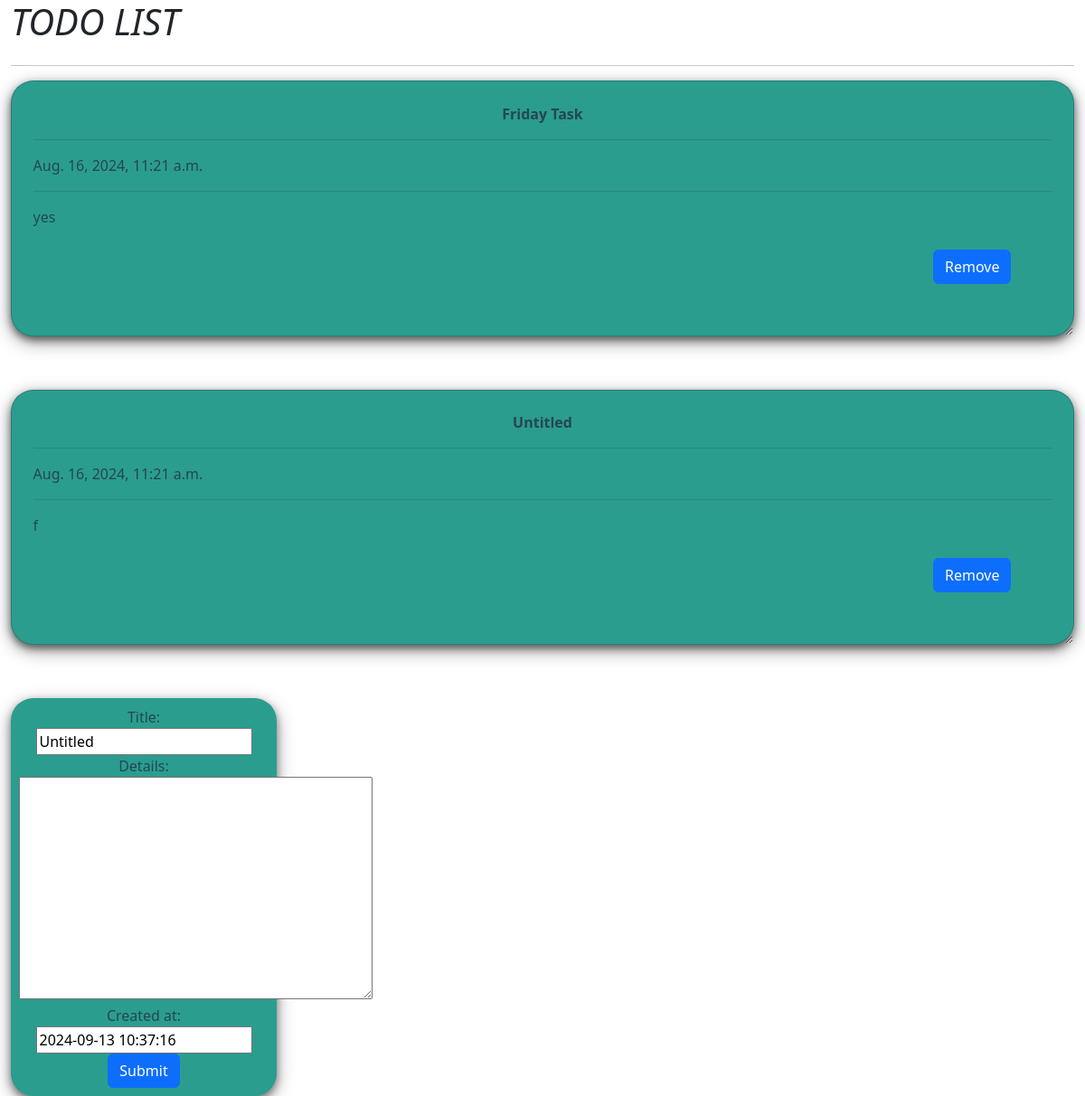
/todo/, run on the app's committed database.
### todo/models.py (models this page shows, shortened)
class Todo(models.Model):
    title = models.CharField(max_length=100, default="Untitled")
    details = models.TextField()
    created_at = models.DateTimeField(default=timezone.now)

### todo/views.py (the view)
# urls.py: path('', index, name="todo"),
def index(request):
    item_list = Todo.objects.order_by('-created_at')
    if request.method == "POST":
        form = TodoForm(request.POST)
        if form.is_valid():
            form.save()
            return redirect('todo')
    form = TodoForm()
    page = {
        'forms' : form,
        'list' : item_list,
        'title' : 'Todo List',
    }
    return render(request, template_name="todo/index.html", context=page)

### todo/forms.py
class TodoForm(forms.ModelForm):
    class Meta:
        model = Todo
        fields = '__all__'

### todo/templates/todo/index.html (shortened to what this page needs)
<!DOCTYPE html>
<html lang="en">
<head>
    <link href="https://cdn.jsdelivr.net/npm/bootstrap@5.3.3/dist/css/bootstrap.min.css" rel="stylesheet">
</head>
<body class="container-fluid">
    <div class="row">
        <h1><i>TODO LIST</i></h1>
    </div><hr>
    {% for i in list %}
    <div class="card">
        <center><b>{{i.title}}</b></center><hr>
        {{i.created_at}}<hr>
        {{i.details}}<br><br>
        <form action="/todo/del/{{i.id}}/" method="post" style="padding-right: 4%; padding-bottom: 3%;">
            <button type="submit" class="btn btn-primary" style="float: right;" value="remove">
                Remove
            </button>
        </form>
    </div>
    {% endfor %}
    <div class="col-md-3">
        <div class="submit_form">
            <form method="post">
                {{forms}}
                <center>
                    <input type="submit" class="btn btn-primary" value="Submit">
                </center>
            </form>
        </div>
    </div>
</body>
</html>

### todo/templates/todo/index.html (style rules this page uses)
.card { box-shadow: 0 4px 8px 0 rgba(0,0,0,0.5), 0 6px 20px 0 rgba(0,0,0,0.39); background: #2a9d8f; color: #264653; margin-bottom : 5%; border-radius: 25px; padding : 2%; overflow: auto; resize: both; text-overflow: ellipsis; }
.submit_form { text-align: center; padding: 3%; background: #2a9d8f; color: #264653; border-radius: 25px; box-shadow: 0 4px 8px 0 rgba(0,0,0,0.4), 0 6px 20px 0 rgba(0,0,0,0.36); }

### data on the page
Todo: title "Friday Task", created_at "Aug. 16, 2024, 11:21 a.m.", details "yes"
Todo: title "Untitled", created_at "Aug. 16, 2024, 11:21 a.m.", details "f"
